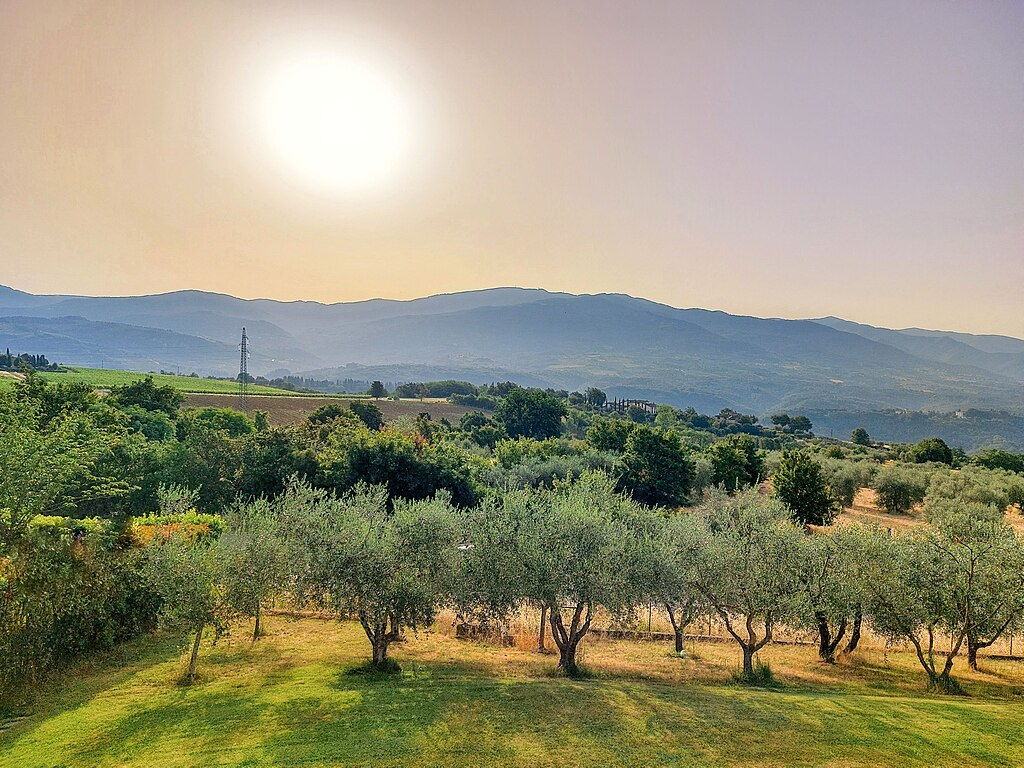
#> input picture image.jpg, 1024 x 768 px, found by its file name
$ jupyter execute --allow-errors '(Ishwin Kumar) Assignment 2.ipynb'   (text cells are left out)
#> lines starting #> are read from the running program, lines starting #| are printed output that depends on the picture; after the words box and inside, x2 and y2 are one past the last pixel; in counts of white or black regions, pixels touching at a corner belong together
[cell 1]
import cv2 as cv
import numpy as np
import os

[cell 2]
img = cv.imread("image.jpg")
#> img is the input picture: shape (768, 1024, 3); mean B, G, R 121.2, 146.6, 149.9
output_gray = cv.cvtColor(img, cv.COLOR_BGR2GRAY)
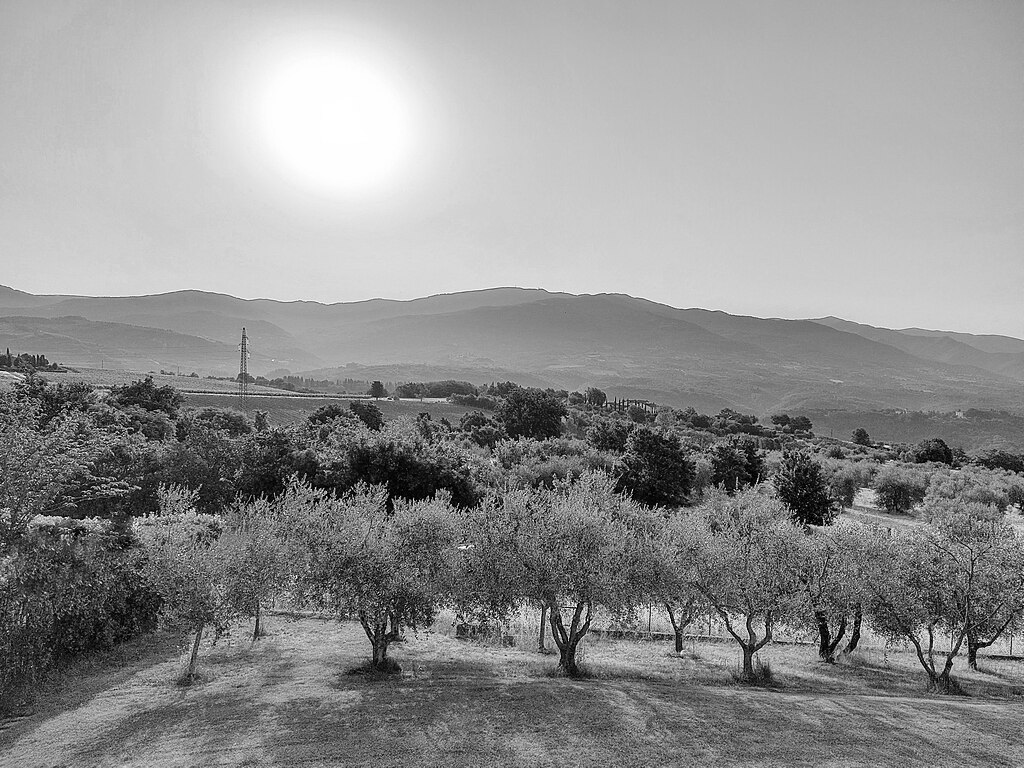
#> output_gray: shape (768, 1024); min 0, max 255, mean 144.7
cv.imwrite('output_gray.jpg', output_gray)
#> Out = True

[cell 3]
output_gray = cv.cvtColor(img, cv.COLOR_BGR2GRAY)
cv.imwrite('output_gray.jpg', output_gray)
#> Out = True

[cell 4]
videocap = cv.VideoCapture(0)
os.makedirs('frames')
dir = 'frames'
os.chdir(dir)

while True:
   isTrue, frame = videocap.read()
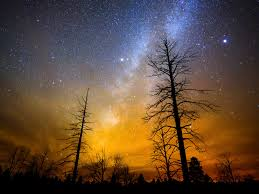
#> input picture Soumya_241034/image.jpg, 259 x 194 px, given in place of the camera
#> frame is the input picture: shape (194, 259, 3); mean B, G, R 58, 74.9, 96.8
   cv.imshow('frame', frame)
   count = 0

   if count%30 == 0:
    cv.imwrite(f"frame{count}.jpg", frame)

   count+=1
   if cv.waitKey(1) & 0xFF ==ord('q'):
#> (key q is pressed here)
     break
videocap.release()
cv.destroyAllWindows()

[cell 5]
(height,width) = img.shape[:2]
#> height = 768; width = 1024
center = (width//2, height//2)
#> center = (512, 384)
rotation_matrix = cv.getRotationMatrix2D(center, 90, 1)
rotated_image = cv.warpAffine(img, rotation_matrix, (width,height))
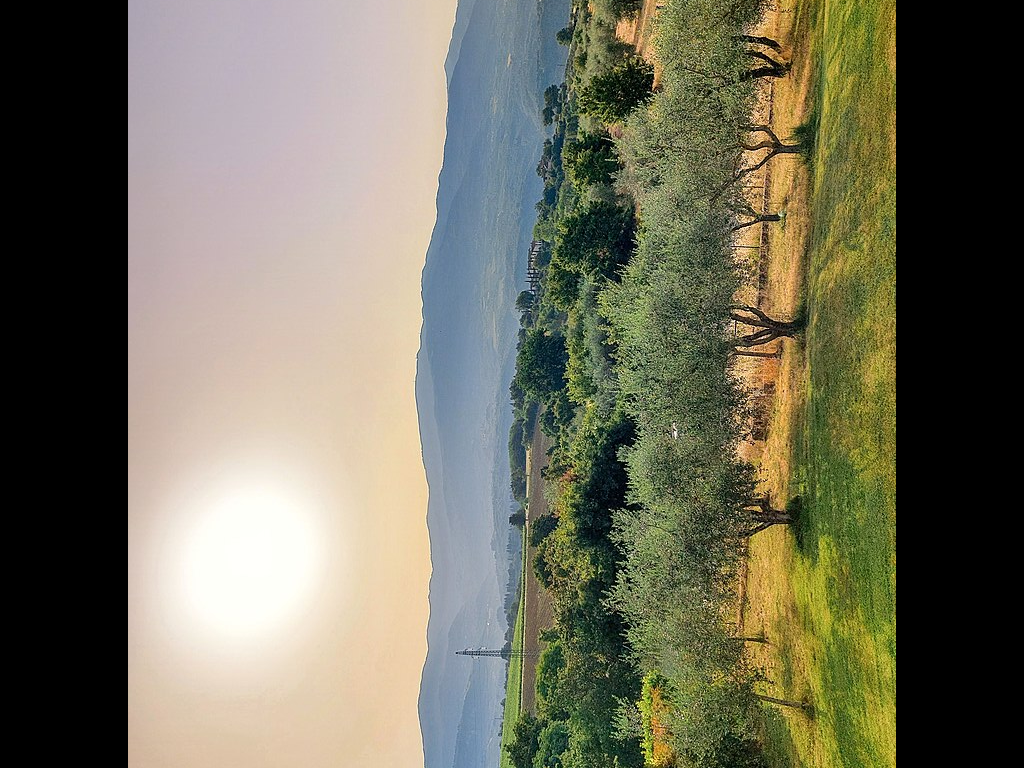
#> rotated_image: shape (768, 1024, 3); mean B, G, R 93, 111.4, 113.8
cv.imwrite('rotated_image.jpg', rotated_image)                #1st part

cropped_image = img[200:400, 300:500]
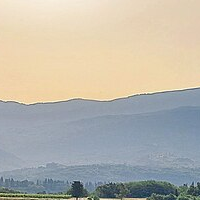
#> cropped_image: shape (200, 200, 3); mean B, G, R 171, 181.2, 184.7
cv.imwrite('cropped_image.jpg', cropped_image)
#> Out = True

[cell 6]
import time
videocap = cv.VideoCapture(0)
start = time.time()
while True:
    isTrue, frame = videocap.read()
    gray = cv.cvtColor(frame, cv.COLOR_BGR2GRAY)
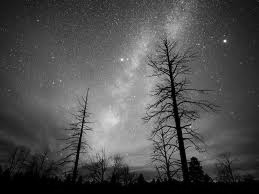
#> gray: shape (194, 259); min 0, max 248, mean 79.5
    edges = cv.Canny(gray, 100, 200)
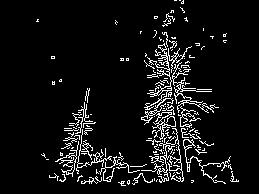
#> edges: shape (194, 259); 7.1% white in thin lines or dots, all inside (x1, y1, x2, y2) = (36, 0, 239, 186)
    combined = cv.hconcat([frame, cv.cvtColor(edges, cv.COLOR_GRAY2BGR)])
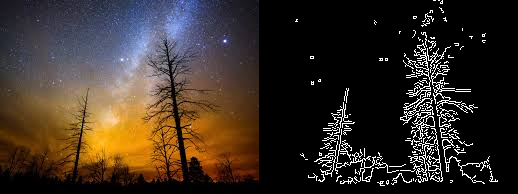
#> combined: shape (194, 518, 3); mean B, G, R 38, 46.5, 57.4
    cv.imshow('NEW_OUTPUT', combined)
    if time.time() - start> 10:
        print("Captured for 10 seconds. Stopping...")
        break
    if cv.waitKey(1) & 0xFF == ord('q'):
#> (key q is pressed here)
        print('User stopped running the program....')
        break
videocap.release()
cv.destroyAllWindows

[cell 7]
blur = cv.GaussianBlur(img, (5,5),cv.BORDER_DEFAULT)
cv.imwrite('gaussian_blur.jpg', blur)
cv.imshow('blur', blur)

[cell 8]
circle = cv.circle(img, (400,300), 50, (255,0,0), -1)
rect = cv.rectangle(circle, (700, 550), (800,600), (0,255,0), -1  )
cv.imwrite('shapes_drawn.jpg', rect)
#> Out = True

[cell 9]
hsv = cv.cvtColor(img, cv.COLOR_BGR2HSV)
#> hsv: shape (768, 1024, 3); mean H, S, V 52.3, 90.1, 160
cv.imwrite('hsv_image.jpg', hsv)
#> Out = True
